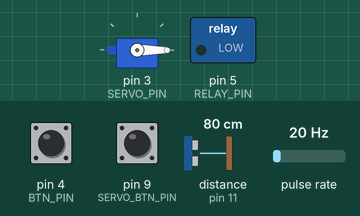
Simulated run of this sketch. Board: Arduino Uno, built with avr-gcc and run on an emulated ATmega328P. Parts: servo, switched loads named in the sketch (green lamp = pin HIGH). Wiring (inferred from the names in the program): ultrasonic range finder: trigger pin 12; echo pin 11; pulse sensor: data pin 2. Inputs (shaded band) come from the test bench; at power-on: pin 4 (BTN_PIN) HIGH, pin 9 (SERVO_BTN_PIN) HIGH, distance to the obstacle (sensor on pin 11) 80 cm, pulse rate 20 Hz. The echo pulse lasts 58.3 µs per cm; pins used as bus, display or sensor lines are not drawn.

Above: at 1.2 s.
1.3 s: pin 4 (BTN_PIN) pulled LOW for 0.15 s
At 2.0 s:
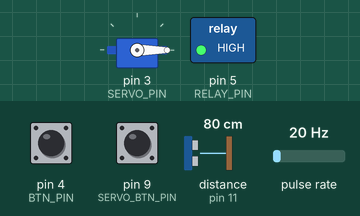
2.9 s: pin 9 (SERVO_BTN_PIN) pulled LOW for 0.15 s
At 3.2 s:
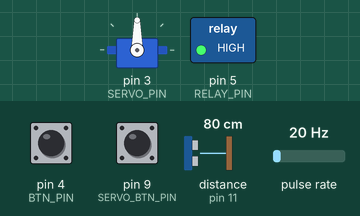
4.5 s: distance to the obstacle (sensor on pin 11) set to 8 cm
6.2 s: distance to the obstacle (sensor on pin 11) set to 5 cm
At 8.2 s:
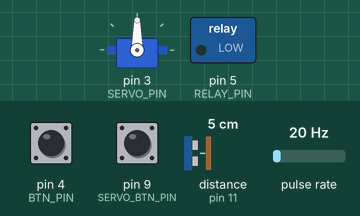
8.5 s: pin 9 (SERVO_BTN_PIN) pulled LOW for 1 s
At 9.9 s:
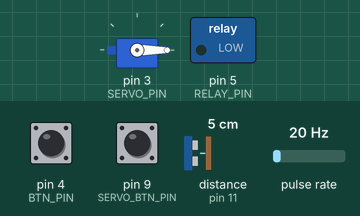
11.0 s: pin 9 (SERVO_BTN_PIN) pulled LOW for 3.2 s
At 11.8 s:
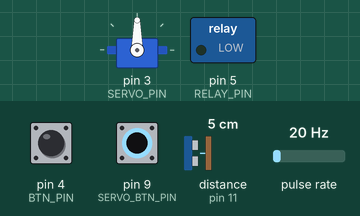
Timing chart, 0 to 14.0 s (numbered marks = the images above; inputs shaded):
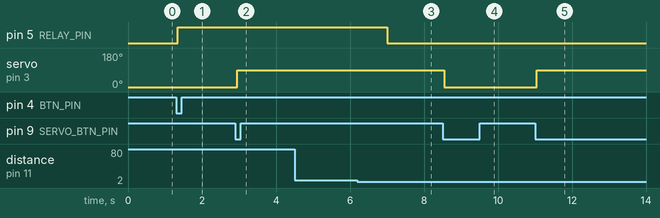

The sketch:

slave_salida.ino
```cpp
#include <Wire.h>
#include <Servo.h>
#include <util/atomic.h>

// ================== CONFIG I2C ==================
#define I2C_ADDRESS 0x0B

// ================== Pines ==================
const uint8_t FLOW_PIN   = 2;
const uint8_t BTN_PIN    = 4;
const uint8_t RELAY_PIN  = 5;
const uint8_t TRIG_PIN   = 12;
const uint8_t ECHO_PIN   = 11;
const uint8_t SERVO_PIN  = 3;
const uint8_t SERVO_BTN_PIN = 9;

// ================== Flujo / Medición ==================
volatile unsigned long pulseCount = 0;
unsigned long oldTime = 0;
uint16_t lastFlowLminX100 = 0;
uint16_t lastHzX10 = 0;

// ================== Enclavamiento / Botones ==================
int relayState = LOW;
int btnLast = HIGH;
unsigned long btnLastChange = 0;

Servo servoMotor;
bool servoAt90 = false;
int servoBtnLast = HIGH;
unsigned long servoBtnLastChange = 0;
const unsigned long DEBOUNCE_MS = 50;

// ================== Ultrasonido ==================
bool objetoCerca = false;
const float UMBRAL_CM = 6.0;
volatile uint16_t lastUltraCmES = 0xFFFF;
unsigned long lastUltraAt = 0;
const unsigned long ULTRA_EVERY_MS = 1000;

// ================== Prototipos ==================
void onRequestHandler();
void onReceiveHandler(int n);
void flowISR();
void updateFlowOncePerSecond();
void setRelay(int state);
bool detectarObjeto();
void handleServoButton();
void setServoAngle(uint8_t deg);
uint16_t medirUltraCm();

void setup() {
  // Flujo
  pinMode(FLOW_PIN, INPUT_PULLUP);
  attachInterrupt(digitalPinToInterrupt(FLOW_PIN), flowISR, RISING);

  // Botón + Relé
  pinMode(BTN_PIN, INPUT_PULLUP);
  pinMode(RELAY_PIN, OUTPUT);
  setRelay(LOW);

  // Ultrasonido
  pinMode(TRIG_PIN, OUTPUT);
  pinMode(ECHO_PIN, INPUT);
  digitalWrite(TRIG_PIN, LOW);

  // Servo
  pinMode(SERVO_BTN_PIN, INPUT_PULLUP);
  servoMotor.attach(SERVO_PIN);
  setServoAngle(0);

  // I2C
  Wire.begin(I2C_ADDRESS);
  Wire.onRequest(onRequestHandler);
  Wire.onReceive(onReceiveHandler);

  oldTime = millis();
}

void loop() {
  // 1) Seguridad del relé basada en la última medición disponible
  objetoCerca = detectarObjeto();

  if (objetoCerca) {
    if (relayState != LOW) {
      setRelay(LOW);
    }
  } else {
    // 2) Botón RELÉ con enclavamiento (solo si NO hay objeto cerca)
    int btnNow = digitalRead(BTN_PIN);
    if (btnNow != btnLast) {
      btnLastChange = millis();
      btnLast = btnNow;
    }
    if ((millis() - btnLastChange) > DEBOUNCE_MS) {
      static int btnReported = HIGH;
      if (btnNow != btnReported) {
        if (btnReported == HIGH && btnNow == LOW) {
          setRelay(relayState ? LOW : HIGH);
        }
        btnReported = btnNow;
      }
    }
  }

  // 3) Botón SERVO
  handleServoButton();

  // 4) Medición flujo cada 1s
  updateFlowOncePerSecond();

  // 5) Refrescar el valor para el reporte (cada ~1s)
  if (millis() - lastUltraAt >= ULTRA_EVERY_MS) {
    lastUltraAt = millis();
    uint16_t tmp = medirUltraCm();
    ATOMIC_BLOCK(ATOMIC_RESTORESTATE) {
      lastUltraCmES = tmp;
    }
  }
}

// ================== Medición de flujo ==================
void updateFlowOncePerSecond() {
  if ((millis() - oldTime) >= 1000) {
    noInterrupts();
    unsigned long pulses = pulseCount;
    pulseCount = 0;
    interrupts();

    oldTime = millis();

    float flowLmin = pulses / 7.5f;
    uint32_t flowX100 = (uint32_t)(flowLmin * 100.0f + 0.5f);
    if (flowX100 > 65535UL) flowX100 = 65535UL;
    lastFlowLminX100 = (uint16_t)flowX100;

    uint32_t hz10 = pulses * 10UL;
    if (hz10 > 65535UL) hz10 = 65535UL;
    lastHzX10 = (uint16_t)hz10;
  }
}

void flowISR() { pulseCount++; }

// ================== I2C ==================
void onRequestHandler() {
  uint8_t status = 0;
  if (relayState) status |= 0x01;

  uint8_t response[8] = {
    status,
    0,
    (uint8_t)(lastFlowLminX100 & 0xFF),
    (uint8_t)(lastFlowLminX100 >> 8),
    (uint8_t)(lastHzX10 & 0xFF),
    (uint8_t)(lastHzX10 >> 8),
    (uint8_t)(lastUltraCmES & 0xFF),
    (uint8_t)(lastUltraCmES >> 8)
  };

  Wire.write(response, 8);
}

void onReceiveHandler(int n) {
  if (n <= 0) return;
  int cmd = Wire.read();

  if (!detectarObjeto()) {
    if (cmd == 0 || cmd == 1) setRelay(cmd ? HIGH : LOW);
  } else {
    setRelay(LOW);
  }

  while (Wire.available()) (void)Wire.read();
}

void setRelay(int state) {
  relayState = (state ? HIGH : LOW);
  digitalWrite(RELAY_PIN, relayState ? HIGH : LOW);
}

// ================== SERVO ==================
void handleServoButton() {
  int now = digitalRead(SERVO_BTN_PIN);
  if (now != servoBtnLast) {
    servoBtnLastChange = millis();
    servoBtnLast = now;
  }
  if ((millis() - servoBtnLastChange) > DEBOUNCE_MS) {
    static int servoBtnReported = HIGH;
    if (now != servoBtnReported) {
      if (servoBtnReported == HIGH && now == LOW) {
        servoAt90 = !servoAt90;
        setServoAngle(servoAt90 ? 90 : 0);
      }
      servoBtnReported = now;
    }
  }
}

void setServoAngle(uint8_t deg) {
  if (deg > 180) deg = 180;
  servoMotor.write(deg);
}

// ================== HC-SR04 ==================
bool detectarObjeto() {
  uint16_t cm;
  ATOMIC_BLOCK(ATOMIC_RESTORESTATE) { cm = lastUltraCmES; }
  if (cm == 0xFFFF) return false;
  return (cm > 0 && cm <= (uint16_t)UMBRAL_CM);
}

uint16_t medirUltraCm() {
  digitalWrite(TRIG_PIN, LOW);
  delayMicroseconds(2);
  digitalWrite(TRIG_PIN, HIGH);
  delayMicroseconds(10);
  digitalWrite(TRIG_PIN, LOW);

  unsigned long dur = pulseIn(ECHO_PIN, HIGH, 60000UL);
  if (dur == 0) return 0xFFFF;

  float cm = (float)dur * 0.034f * 0.5f;
  if (cm < 2.0f || cm > 400.0f) return 0xFFFF;
  return (uint16_t)(cm + 0.5f);
}
```

Measured:
- the behaviour switches between 7 and 6 cm on distance to the obstacle (sensor on pin 11) (found by bisection; images 2 and 3)
- after the input at 1.3 s, pin 5 (RELAY_PIN): LOW → HIGH after 0.05 s
- after the input at 2.9 s, servo on pin 3 (SERVO_PIN): 0° → 90° after 0.05 s
- after the input at 4.5 s, every drawn part: stays the same
- after the input at 6.2 s, pin 5 (RELAY_PIN): HIGH → LOW after 0.80 s
- after the input at 8.5 s, servo on pin 3 (SERVO_PIN): 90° → 0° after 0.05 s
- after the input at 11.0 s, servo on pin 3 (SERVO_PIN): 0° → 90° after 0.05 s
